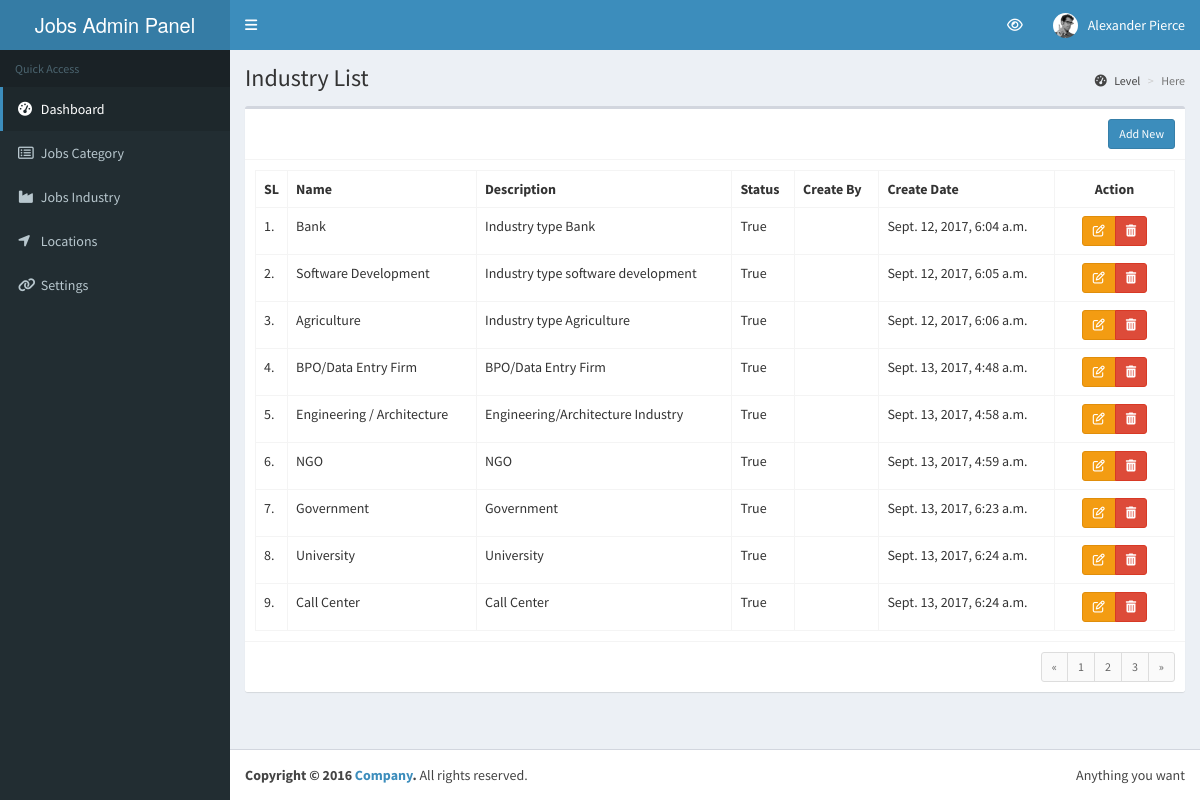
Screenshot of /admin/industry/ with the database file from the repository.
### jobpost_app/models/industry.py (models this page shows)
class Industry(models.Model):
  name = models.CharField(max_length=200, default="")
  slug = models.CharField(max_length=250, default="", unique=True)
  description = models.CharField(max_length=400, default="")
  create_by = models.CharField(max_length=20, default="")
  create_date = models.DateTimeField(auto_now_add=True, null=True)
  update_by = models.CharField(max_length=20, default="")
  update_date = models.DateTimeField(auto_now=True, null=True)
  active = models.BooleanField(default=True)

### jobpost_app/views/backend/backend_industry_view.py (the view)
# urls.py: url(r'^admin/industry/$', backend_industry_view, name='ind-list'),
def backend_industry_view(request):
    template = "jobpost_app/backend/industry_list.html"
    inds = Industry.objects.filter(active=True)
    context = {'title': 'Industry List', 'inds': inds}
    return render(request, template, context)

### jobpost_app/context_processors.py (called while the page is built)
def site_settings(request):
    try:
        site_sets = models.SiteSetting.objects.get(pk=1)
    except models.SiteSetting.DoesNotExist:
        site_sets = None
    return {'site_sets': site_sets, 'title': 'Site Settings'}

### jobpost_app/templates/jobpost_app/backend/industry_list.html (shortened to what this page needs)
{% extends "templates_app/backend/base.html" %}
{% load staticfiles %}
{% block left_sidebar %}
  {% include "./sidebar_menu.html" %}
{% endblock left_sidebar %}
{% block content %}
<div class="row">
	<div class="col-md-12">
		<div class="box">
			<div class="box-header with-border">
				<span class="pull-right"><a href="{% url 'jobpost_app:ind-form' '' %}" class="btn btn-primary btn-sm" role="button">Add New</a></span>
			</div>
			<div class="box-body">
				<table class="table table-bordered">
					<tbody>
						<tr>
							<th style="width: 10px">SL</th>
							<th>Name</th>
							<th>Description</th>
							<th>Status</th>
							<th>Create By</th>
							<th>Create Date</th>
							<th style="width:120px;text-align:center;">Action</th>
						</tr>
						{% for ind in inds %}
						<tr>
							<td>{{forloop.counter}}.</td>
							<td>{{ind.name}}</td>
							<td>{{ind.description}}</td>
							<td>{{ind.active}}</td>
							<td>{{ind.create_by}}</td>
							<td>{{ind.create_date}}</td>
							<td align="center">
								<div class="btn-group">
									<a href="{% url 'jobpost_app:ind-form' ind.id %}" class="btn btn-warning btn-sm" role="button"><i class="fa fa-edit"></i></a>
									<a href="#" class="btn btn-danger btn-sm" role="button"><i class="fa fa-trash"></i></a>
								</div>
							</td>
						</tr>
						{% endfor %}
					</tbody>
				</table>
			</div>
			<div class="box-footer clearfix">
				<ul class="pagination pagination-sm no-margin pull-right">
					<li><a href="#">«</a></li>
					<li><a href="#">1</a></li>
					<li><a href="#">2</a></li>
					<li><a href="#">3</a></li>
					<li><a href="#">»</a></li>
				</ul>
			</div>
		</div>
	</div>
</div>
{% endblock content %}

### rows the page displays
Industry: name "Bank", description "Industry type Bank", active "True", create_date "Sept. 12, 2017, 6:04 a.m."
Industry: name "Software Development", description "Industry type software development", active "True", create_date "Sept. 12, 2017, 6:05 a.m."
Industry: name "Agriculture", description "Industry type Agriculture", active "True", create_date "Sept. 12, 2017, 6:06 a.m."
Industry: name "BPO/Data Entry Firm", description "BPO/Data Entry Firm", active "True", create_date "Sept. 13, 2017, 4:48 a.m."
Industry: name "Engineering / Architecture", description "Engineering/Architecture Industry", active "True", create_date "Sept. 13, 2017, 4:58 a.m."
Industry: name "NGO", description "NGO", active "True", create_date "Sept. 13, 2017, 4:59 a.m."
Industry: name "Government", description "Government", active "True", create_date "Sept. 13, 2017, 6:23 a.m."
Industry: name "University", description "University", active "True", create_date "Sept. 13, 2017, 6:24 a.m."
Industry: name "Call Center", description "Call Center", active "True", create_date "Sept. 13, 2017, 6:24 a.m."

### other values shown
{{ title }} "Industry List"
